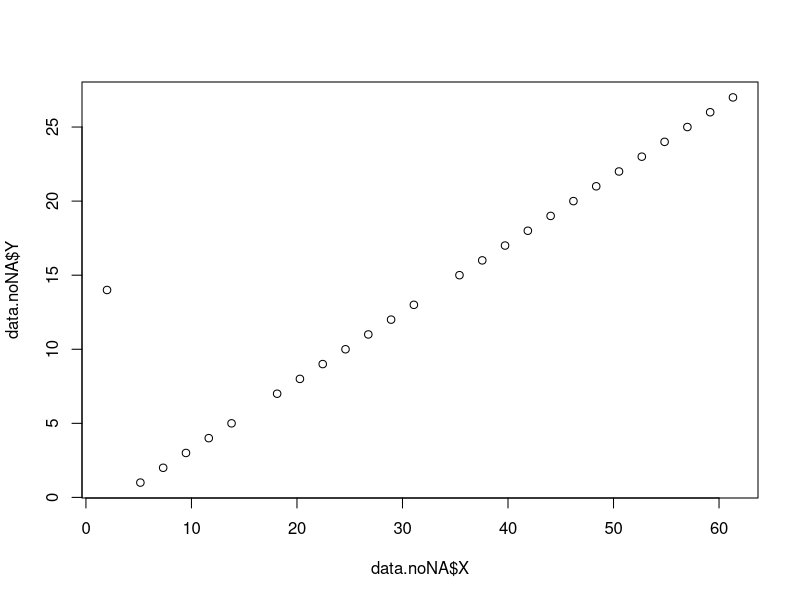

Write the R code that produced this figure.
#' # Data Processing
#' 
#' File to make cleaned data file from raw data file.
#' 
#' **Read CSV**
rawdata <- read.csv("data/raw.csv")
head(rawdata,n = 3)

#' **Clean up**
#' 
#' 1. Remove NAs
#' 2. Remove outliers
# Remove missing values in X column
data.noNA <- rawdata[! is.na(rawdata$X),]
#' Plot data to check for outliers
#+ outlierCheck
plot(x = data.noNA$X, y = data.noNA$Y)
#' Remove outliers
cleandata <- data.noNA[data.noNA$Y!=14,]
